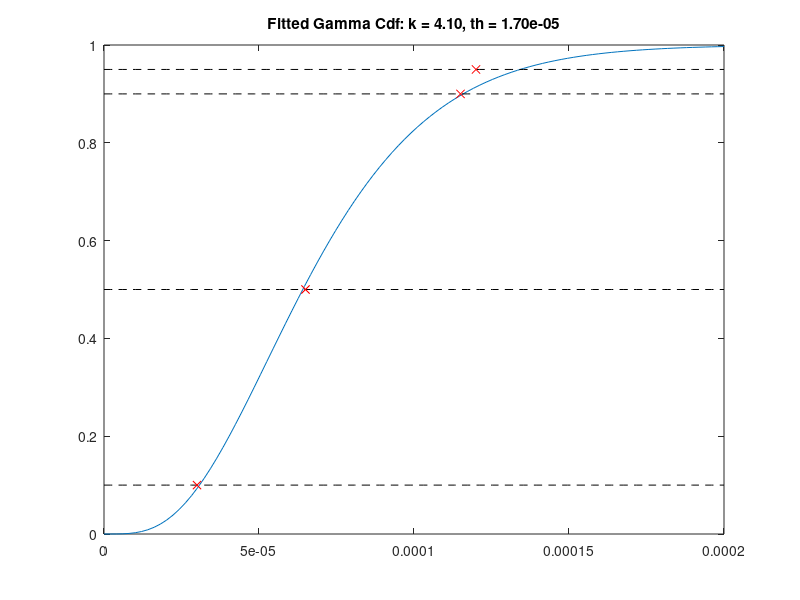
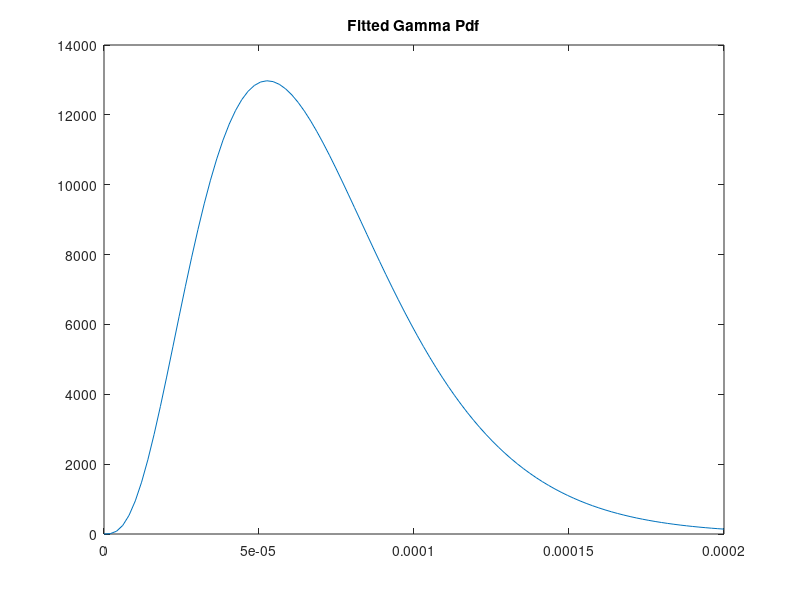

Recreate these plots in MATLAB, in order.
%% Manual Gamma Fitting Code

figure(1)
x = linspace(0,200e-6);
k = 4.1 %Change K and theta to fit your desired points
th = 17e-6
plot(x,gamcdf(x,k,th))
hold on
plot(x,0.1*ones(1,length(x)),'--k') %Plots lines at 10, 50, 90, 95%
plot(x,0.5*ones(1,length(x)),'--k')
plot(x,0.9*ones(1,length(x)),'--k')
plot(x,0.95*ones(1,length(x)),'--k')
plot([30e-6 65e-6 115e-6 120e-6],[0.1 0.5 0.9 0.95],'rx') %Plots the points you're trying to fit
str = sprintf('Fitted Gamma Cdf: k = %.2f, th = %.2e',k,th);
title(str)
hold off

%Calculates the probabilities at the specified percentile
p10=gamcdf(30e-6,k,th); %For example, this calculates what percentile 30e-6 is at (should be 0.1, but the fit isn't perfect).
p50=gamcdf(65e-6,k,th); %This number should be 50
p90=gamcdf(115e-6,k,th); %This number should be 90
p95=gamcdf(120e-6,k,th); %This number should be >=95 (hardest to fit, current fit doesns't hit)


figure(2)
x = linspace(0,200e-6);
plot(x,gampdf(x,k,th))
title('Fitted Gamma Pdf')
Ps = [p10,p50,p90,p95]*100 %Change K,th to make these fit 10, 50, 90, 95 as well as possible

sum((4/3*pi*(gamcdf(x(x>177e-6),k,th)/2).^3))/sum((4/3*pi*(gamcdf(x,k,th)/2).^3))*100 
%This calculates the percentage by mass of bubbles that are greater than 177 microns
%From Datasheet "Using a 10 gram sample on a U.S. number 80 standard sieve
%(177 microns), a maximum of five (5) percent by weight glass
%bubbles will be retained on the sieve.
%}


%% Preliminary Gamma Code
%Plots pdfs and Cdf's of gamma across different K's and thetas to help give
%intuition about how the gamma distribution behaves.
%{
figure(1)
x = linspace(0,200e-6);
plot(x,gampdf(x,1,17e-6))
hold on
plot(x,gampdf(x,2,17e-6))
plot(x,gampdf(x,3,17e-6))
plot(x,gampdf(x,4,17e-6))
plot(x,gampdf(x,5,17e-6))
plot(x,gampdf(x,6,17e-6))
legend('1','2','3','4','5','6')
title('Shape (k) of gamma function with th = 17e-6')
hold off

figure(2)
x = linspace(0,200e-6);
plot(x,gampdf(x,4,10e-6))
hold on
plot(x,gampdf(x,4,12e-6))
plot(x,gampdf(x,4,14e-6))
plot(x,gampdf(x,4,16e-6))
plot(x,gampdf(x,4,18e-6))
plot(x,gampdf(x,4,20e-6))
legend('10','12','14','16','18','20')
title('Scale (th) of gamma function e-6 with k = 4')
hold off

figure(3)
x = linspace(0,200e-6);
plot(x,gamcdf(x,1,17e-6))
hold on
plot(x,gamcdf(x,2,17e-6))
plot(x,gamcdf(x,3,17e-6))
plot(x,gamcdf(x,4,17e-6))
plot(x,gamcdf(x,5,17e-6))
plot(x,gamcdf(x,6,17e-6))
title('Shape (k) of gamma function with th = 17e-6')
plot(x,0.1*ones(1,length(x)),'--k')
plot(x,0.5*ones(1,length(x)),'--k')
plot(x,0.9*ones(1,length(x)),'--k')
legend('1','2','3','4','5','6','10%','50%','90%')
hold off

figure(4)
x = linspace(0,200e-6);
plot(x,gamcdf(x,4,10e-6))
hold on
plot(x,gamcdf(x,4,12e-6))
plot(x,gamcdf(x,4,14e-6))
plot(x,gamcdf(x,4,16e-6))
plot(x,gamcdf(x,4,18e-6))
plot(x,gamcdf(x,4,20e-6))
title('Scale (th) of gamma function e-6 with k = 4')
plot(x,0.1*ones(1,length(x)),'--k')
plot(x,0.5*ones(1,length(x)),'--k')
plot(x,0.9*ones(1,length(x)),'--k')
legend('10','12','14','16','18','20','10%','50%','90%')
hold off

%}


%% 2 sided Gaussian Code (Archival)
%Particle Diameter Distribution
%{
Dp_mean = 65e-6;                %meters
Dp_90 = 115e-6; %90th percentile diameter
Dp_10 = 30e-6; %10th percentile diameter
Dp_max = 420e-6; %maximum particle diameter
Dp_min = 10e-6; %minimum particle diameter
Z_90 = 1.28; %Z score for 90th (and 10th) percentile
Z_10 = 1.125; %Note, not the same as tabular Z score due to min diameter cutoff
Dp_standarddevU = (Dp_90-Dp_mean)/Z_90; %Stdev above the mean
Dp_standarddevL = (Dp_mean-Dp_10)/Z_10; %Stdev below the mean
ZDmax = (Dp_max-Dp_mean)/Dp_standarddevU; %Max Z score
ZDmin = (Dp_min-Dp_mean)/Dp_standarddevL; %Min Z score
NumPart=1000000;

for i=1:NumPart
    DpOK=0;
    Dpsign = randi(2)*2-3; %randomly gives -1 or 1
    while DpOK ~=1    
        Dpstd = Dpsign*abs(random('Normal', 0, 1)); %Normally distributed standard deviation (Z score)
        if Dpsign==1 && Dpstd<ZDmax %Checks sign and whether Z is too big
            Dp=Dp_mean+Dp_standarddevU*Dpstd; %Calculates Dp from mean, stdev, and Z score
            DpOK=1; %Breaks while loop
        elseif Dpsign==-1 && Dpstd>ZDmin %Checks sign and whether Z is too small
            Dp=Dp_mean+Dp_standarddevL*Dpstd;
            DpOK=1;
        end
    end
    Dps(i)=Dp;
end

figure(1)
histogram(Dps,100)
%Checks the percentiles.  Should be 10, 10, and 5
p10 = sum(Dps<30e-6)/NumPart*100
p90 = sum(Dps>115e-6)/NumPart*100
p95 = sum(Dps>120e-6)/NumPart*100

rhop = 0.125*1000;
mass = rhop*4/3*pi*(Dps/2).^3;
mass177=sum(mass(Dps>177e-6))/sum(mass)*100;
%}

